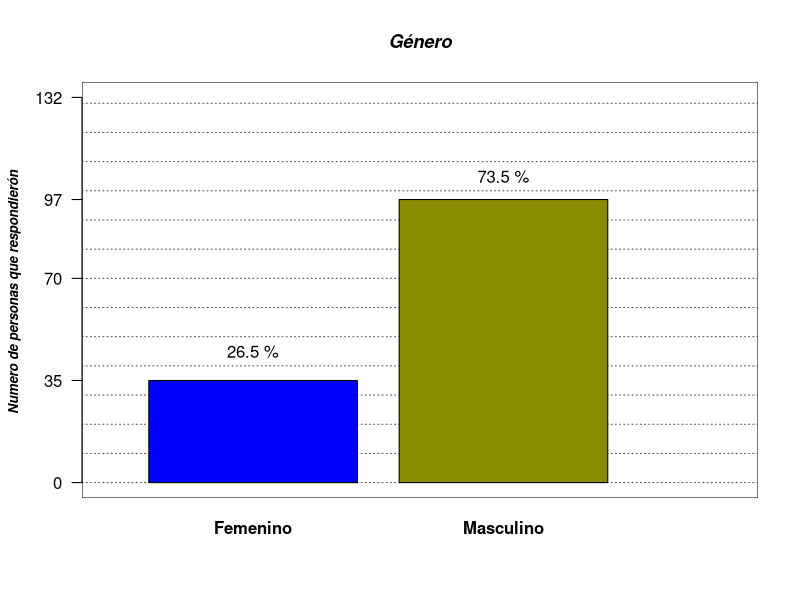
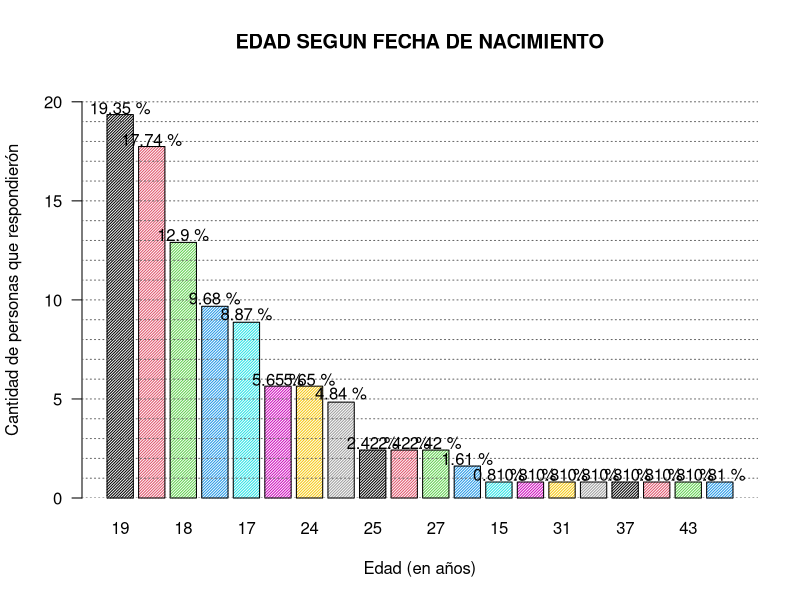
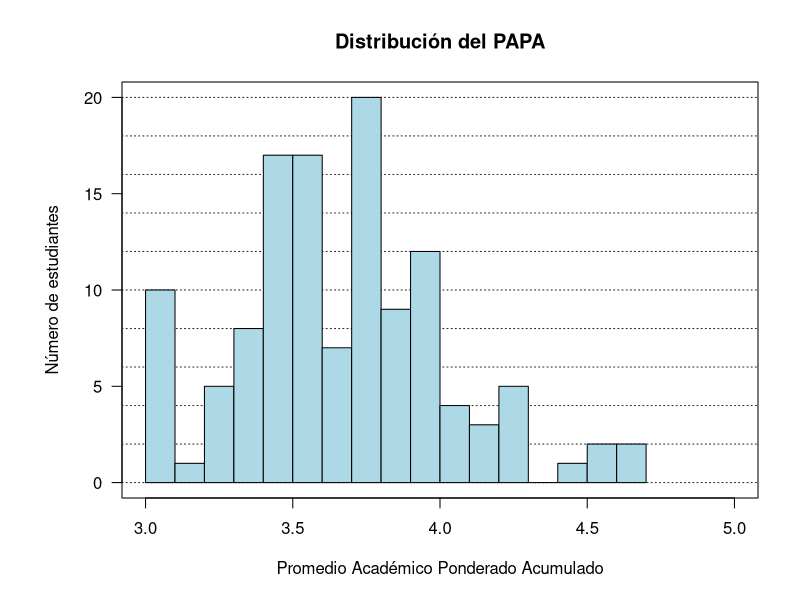
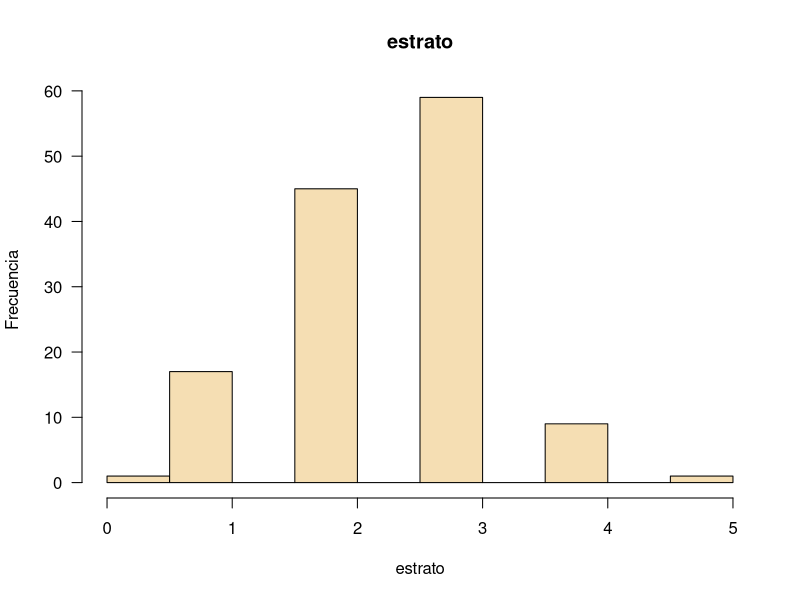
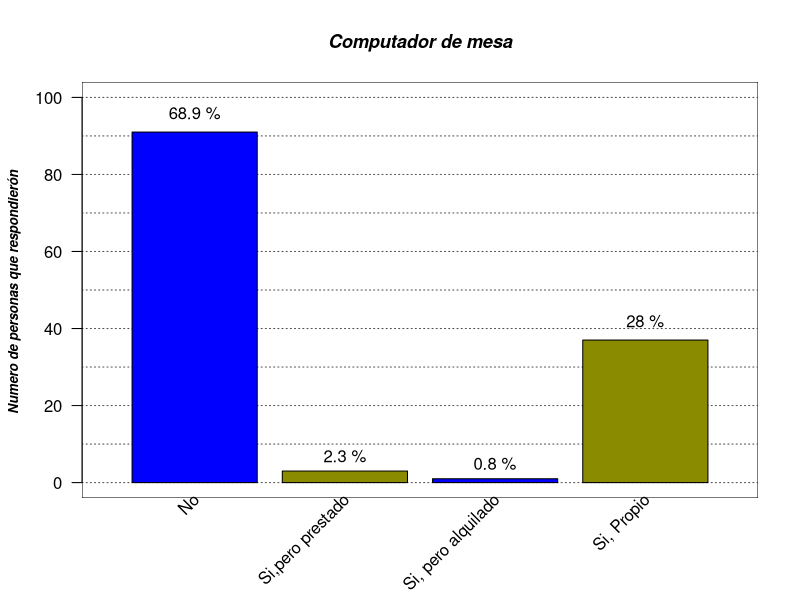
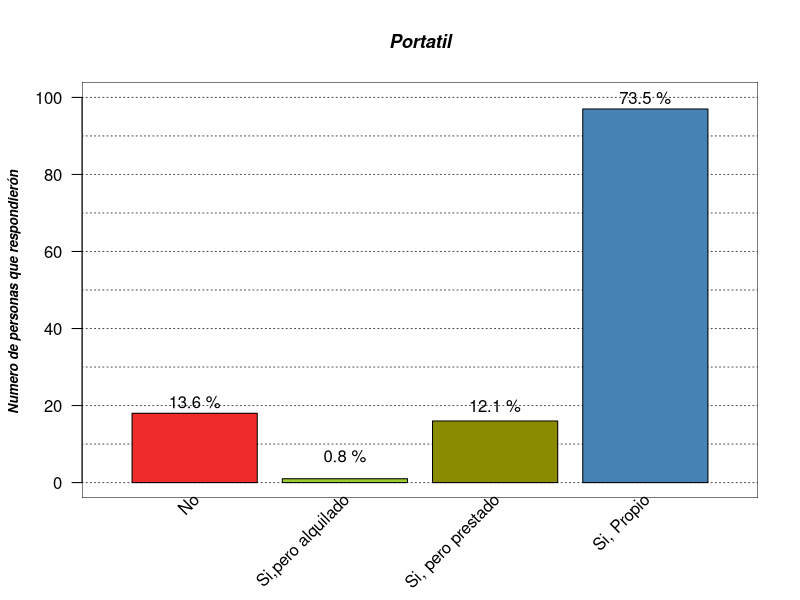
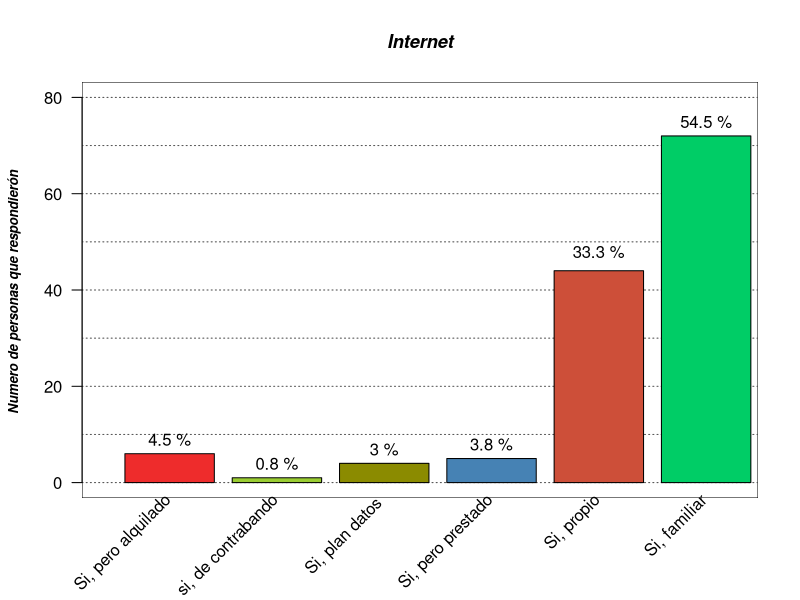
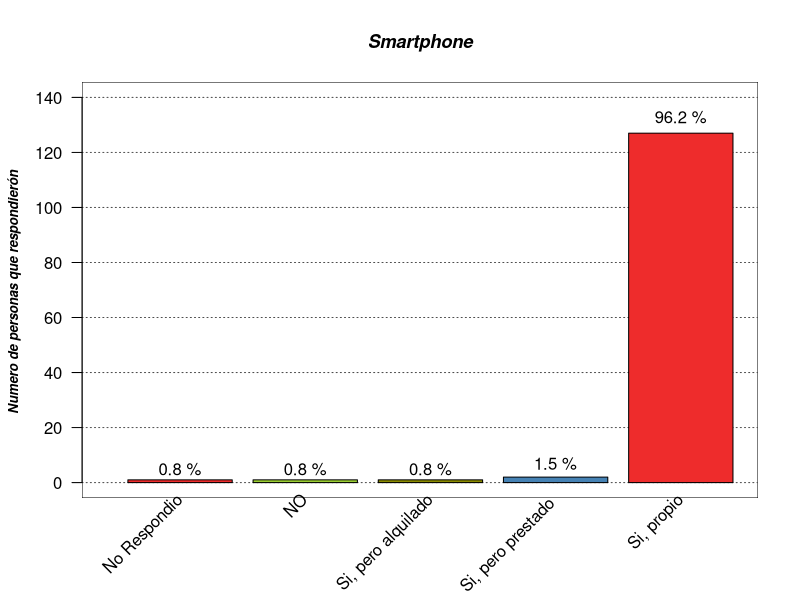

R code for these plots, in order: (Note: this script raises an error after producing the figures.)
## ---- chunk 1
knitr::opts_chunk$set(echo = FALSE,
                      message = FALSE,
                      warning = FALSE)
## ---- chunk 2
library(knitr)
library(ggplot2)
encuesta <- read.csv2("Encuesta_habitos_dep.csv", 
                       encoding = "UTF-8",
                      header = TRUE,
                       dec = ".")
## ---- chunk 3
parametros_anterior <- par(no.readonly = TRUE)
#grafica de variable genero

par(bg="white")
plot(seq(0,3, length.out = 132), seq(0,132, length.out = 132), type="n",
     main   = "Género",
     
     font.main = 4,
     font.lab  = 4,
     cex.main  = 1.1,
     cex.lab   = 0.8,
     cex.sub   = 0.8,
     axes      = FALSE,
     xlab      = " ",
     ylab      = "Numero de personas que respondierón ",
     
     )

rect(par("usr")[1],par("usr")[3],par("usr")[2],par("usr")[4],col="white")

abline(h   = seq(0,132,10), 
       col = rep("grey30",17), 
       lty = 3,
       
       )

#guardar los datos de la columna en una tabla
genero <- table(encuesta$genero)

#mostramos con barplot la tabla1
grafica_genero <- barplot(genero,
                col       = c("blue", "yellow4"),
                font.axis = 2,
                axes      = FALSE,
                add       = TRUE
                )
axis(2, at = c(0,35,70,97,132),las = 1)

text(grafica_genero,
     c(45,105),
     labels = paste(round((genero/sum(genero)*100),1),"%")
     )

par(parametros_anterior)
## ---- chunk 4
kable(genero,col.names = c("Genero","Cantidad de Respuestas"))
## ---- chunk 5
a1 <-table(encuesta$edad)
## ---- chunk 6
b1 <-a1/sum(a1) * 100
## ---- chunk 7
parametros_anterior <- par(no.readonly = TRUE)
colores <-c("#0c67da")
b1<- b1[order(b1, decreasing=TRUE)]
ht <- barplot(b1, 
        las = 1, 
        space = 0.2,
        main = "EDAD SEGUN FECHA DE NACIMIENTO",
        density = 50,
        ylab = "Cantidad de personas que respondierón",
        xlab = "Edad (en años)",
        ylim = c(0,21),
         col = 1:dim(b1))
abline(h = seq(0, 20,1 ), col= rep("grey40",8), lty = 3)
text(ht, c (19.70, 18.1, 13.3, 10.1, 9.3,6,6,5.3,2.8,2.8,2.8,2,1.2,1.2,1.2,1.2,1.2,1.2,1.2,1.2) , labels = paste(round(b1,2),"%"))

par(parametros_anterior)

## ---- chunk 8
kable(table(encuesta$edad),col.names = c("Edad","Número de Respuestas"))
## ---- chunk 9
param_ant <- par(no.readonly = TRUE)
par(mar = param_ant$mar + c(0, 2, 0, 0))
plot(c(3, 5), c(0, 20), type = "n", xlab = "", ylab = "",
     las = 1)
title(main = "Distribución del PAPA",
     xlab = "Promedio Académico Ponderado Acumulado",
     ylab = "Número de estudiantes")
abline(h = seq(0, 20, 2), col = "gray15", lty = 9)
hist(encuesta$PAPA, nclass = 20,
     col = "lightblue",
     add = TRUE)
par(param_ant)
## ---- chunk 10
papa <- as.numeric(encuesta$PAPA_depurado)
tabla_papa <- sort(table(papa), decreasing = TRUE)
j <- cbind(papa)
k <- summary(papa)
k

## ---- chunk 11
kable(table(encuesta$PAPA),col.names = c("PAPA","Frecuencia"))
## ---- chunk 12
estrato <- as.numeric(encuesta$estrato_depurado)
tabla_estrato <- sort(table(estrato), decreasing = TRUE)
parametros_anterior <- par(no.readonly = TRUE)

estrato_tabla <- table(encuesta$estrato_depurado)

par(bg = "white")

hist(estrato, main = "estrato",
     xlab = "estrato", ylab = "Frecuencia",
     border = "black",
     col = "wheat",
     las =1,
     xlim = c(0,5))

par(parametros_anterior)

## ---- chunk 13
j <- cbind(estrato)
k <- summary(estrato)
k
## ---- chunk 14
kable(estrato_tabla,col.names = c("Estrato","Respuestas"))
## ---- chunk 15
computador_Mesa <- table(encuesta$computador_mesa)
## ---- chunk 16
parametros_anterior <- par(no.readonly = TRUE)

par(bg="white")

plot(seq(0,10, length.out = 60), seq(0,6, length.out = 60), type="n",
     main   = "Computador de mesa",
     
     font.main = 4,
     font.lab  = 4,
     cex.main  = 1.1,
     cex.lab   = 0.8,
     cex.sub   = 0.8,
     axes      = FALSE,
     xlab      = " ",
     ylab      = "Numero de personas que respondierón ",
     xlim = c(0,5),
     ylim = c(0,100)
     )

rect(par("usr")[1],par("usr")[3],par("usr")[2],par("usr")[4],col="white")

abline(h   = seq(0,100,10), 
       col = rep("grey30",17), 
       lty = 3,
       
       )

Barras_computador <- barplot(computador_Mesa,
                col       = c("blue", "yellow4"),
                font.axis = 2,
                axes      = FALSE,
                add       = TRUE,
                xlim = c(0,5),
                names.arg = ""
                )
axis(2, at = c(),las = 1)

text(Barras_computador,
     c(96,7,5,42),
     labels = paste(round((computador_Mesa/sum(computador_Mesa)*100),1),"%")
     )

text(Barras_computador+0.1,
     par("usr")[3],0.4,
     labels = c("No","Si,pero prestado","Si, pero alquilado","Si, Propio"),
     srt = 45,
     pos = 2,
     xpd = TRUE)

par(parametros_anterior)
## ---- chunk 17
kable(computador_Mesa,col.names = c("Repuesta","Cantidad de Respuestas"))
## ---- chunk 18
Portatil <- table(encuesta$portatil)
## ---- chunk 19
parametros_anterior <- par(no.readonly = TRUE)
#Grafica variable portatil

par(bg = "white")
plot(seq(0,10, length.out = 60), seq(0,6, length.out = 60), type="n",
     main   = "Portatil",
     
     font.main = 4,
     font.lab  = 4,
     cex.main  = 1.1,
     cex.lab   = 0.8,
     cex.sub   = 0.8,
     axes      = FALSE,
     xlab      = " ",
     ylab      = "Numero de personas que respondierón ",
     xlim = c(0,5),
     ylim = c(0,100)
     )

rect(par("usr")[1],par("usr")[3],par("usr")[2],par("usr")[4],col="white")

abline(h   = seq(0,100,10), 
       col = rep("grey30",17), 
       lty = 3,
       
       )


Barras_Portatil <- barplot(Portatil,
                           col       = c("firebrick2", "olivedrab3", "yellow4", "steelblue"),
                font.axis = 2,
                axes      = FALSE,
                add       = TRUE,
                xlim = c(0,5),
                names.arg = ""
                )
axis(2, at = c(),las = 1)

text(Barras_Portatil,
     c(21,7,20,100),
     labels = paste(round((Portatil/sum(Portatil)*100),1),"%")
     )

text(Barras_Portatil+0.1,
     par("usr")[3],0.4,
     labels = c("No","Si,pero alquilado","Si, pero prestado","Si, Propio"),
     srt = 45,
     pos = 2,
     xpd = TRUE)

par(parametros_anterior)

## ---- chunk 20
kable(Portatil,col.names = c("Respuesta","Cantidad de respuestas"))
## ---- chunk 21
internet <- table(encuesta$internet)
## ---- chunk 22
parametros_anterior <- par(no.readonly = TRUE)
#Grafica variable internet

par(bg = "white")
plot(seq(0,10, length.out = 60), seq(0,6, length.out = 60), type="n",
     main   = "Internet",
     
     font.main = 4,
     font.lab  = 4,
     cex.main  = 1.1,
     cex.lab   = 0.8,
     cex.sub   = 0.8,
     axes      = FALSE,
     xlab      = " ",
     ylab      = "Numero de personas que respondierón ",
     xlim = c(0,7),
     ylim = c(0,80)
     )

rect(par("usr")[1],par("usr")[3],par("usr")[2],par("usr")[4],col="white")

abline(h   = seq(0,100,10), 
       col = rep("grey30",17), 
       lty = 3,
       
       )


Barras_internet <- barplot(internet,
                           col       = c("firebrick2", "olivedrab3", "yellow4", "steelblue", "tomato3", "springgreen3"),
                font.axis = 2,
                axes      = FALSE,
                add       = TRUE,
                xlim = c(0,5),
                names.arg = ""
                )
axis(2, at = c(),las = 1)

text(Barras_internet,
     c(9, 4, 7, 8, 48, 75),
     labels = paste(round((internet/sum(internet)*100),1),"%")
     )

text(Barras_internet+0.1,
     par("usr")[3],0.4,
     labels = c("Si, pero alquilado", "si, de contrabando","Si, plan datos ","Si, pero prestado", "Si, propio", "Si, familiar"),
     srt = 45,
     pos = 2,
     xpd = TRUE)

par(parametros_anterior)

## ---- chunk 23
kable(internet,col.names = c("Respuestas","Cantidad de respuestas"))
## ---- chunk 24
Smartphone <- table(encuesta$smartphone)
## ---- chunk 25
parametros_anterior <- par(no.readonly = TRUE)
#Grafica variable Smartphone

par(bg = "white")
plot(seq(0,10, length.out = 60), seq(0,6, length.out = 60), type="n",
     main   = "Smartphone",
     
     font.main = 4,
     font.lab  = 4,
     cex.main  = 1.1,
     cex.lab   = 0.8,
     cex.sub   = 0.8,
     axes      = FALSE,
     xlab      = " ",
     ylab      = "Numero de personas que respondierón ",
     xlim = c(0,6),
     ylim = c(0,140)
     )

rect(par("usr")[1],par("usr")[3],par("usr")[2],par("usr")[4],col="white")

abline(h   = seq(0,140,20), 
       col = rep("grey30",17), 
       lty = 3,
       
       )


Barras_smartphone <- barplot(Smartphone,
                           col       = c("firebrick2", "olivedrab3", "yellow4", "steelblue"),
                font.axis = 2,
                axes      = FALSE,
                add       = TRUE,
                xlim = c(0,5),
                names.arg = ""
                )
axis(2, at = c(),las = 1)

text(Barras_smartphone,
     c(5, 5, 5, 7, 133),
     labels = paste(round((Smartphone/sum(Smartphone)*100),1),"%")
     )

text(Barras_smartphone+0.1,
     par("usr")[3],0.4,
     labels = c("No Respondio", "NO", "Si, pero alquilado", "Si, pero prestado ","Si, propio"),
     srt = 45,
     pos = 2,
     xpd = TRUE)
par(parametros_anterior)

## ---- chunk 26
kable(Smartphone,col.names = c("Repsuesta","cantidad de respuestas"))
## ---- chunk 27
Estado_gov <- table(encuesta$estad_gov)
## ---- chunk 28
parametros_anterior <- par(no.readonly = TRUE)
#Grafica variable Estado gov

par(bg = "white")
plot(seq(0,10, length.out = 60), seq(0,6, length.out = 60), type="n",
     main   = "Estado Gov",
     
     font.main = 4,
     font.lab  = 4,
     cex.main  = 1.1,
     cex.lab   = 0.8,
     cex.sub   = 0.8,
     axes      = FALSE,
     xlab      = " ",
     ylab      = "Numero de personas que respondierón ",
     xlim = c(0,4),
     ylim = c(0,100)
     )

rect(par("usr")[1],par("usr")[3],par("usr")[2],par("usr")[4],col="white")

abline(h   = seq(0,100,10), 
       col = rep("grey30",17), 
       lty = 3,
       
       )

Barras_Estado <- barplot(Estado_gov,
                           col = c("olivedrab3", "yellow4"),
                font.axis = 2,
                axes      = FALSE,
                add       = TRUE,
                xlim = c(0,5),
                names.arg = ""
                )
axis(2, at = c(),las = 1)

text(Barras_Estado,
     c(5, 5),
     labels = paste(round((Estado_gov/sum(Estado_gov)*100),1),"%")
     )

text(Barras_Estado+0.1,
     par("usr")[3],0.4,
     labels = c("No", "No respindio", "si"),
     srt = 45,
     pos = 2,
     xpd = TRUE)

par(parametros_anterior)

## ---- chunk 29
kable(Estado_gov,col.names = c("Respuesta","Número de Respuestas"))
## ---- chunk 30
Origen_depurado <- with(encuesta, c(Origen1, Origen2, Origen3))
origen <- sort(table(Origen_depurado), decreasing = TRUE)
## ---- chunk 31
#Grafica variable Origen covid 19

parametros_anterior <- par(no.readonly = TRUE)

par(bg = "white")
plot(seq(0,10, length.out = 60), seq(0,6, length.out = 60), type="n",
     main   = "Origen covid 19",
     
     font.main = 4,
     font.lab  = 4,
     cex.main  = 1.1,
     cex.lab   = 0.8,
     cex.sub   = 0.8,
     axes      = FALSE,
     xlab      = " ",
     ylab      = "Numero de personas que respondierón ",
     xlim = c(0,6),
     ylim = c(0,80)
     )

rect(par("usr")[1],par("usr")[3],par("usr")[2],par("usr")[4],col="white")

abline(h   = seq(0,80,10), 
       col = rep("grey30",17), 
       lty = 3
       )

Barras_origen <- barplot(origen,
                           col = c("turquoise2", "violet", "lawngreen", "lightpink1", "orange"),
                font.axis = 2,
                axes      = FALSE,
                add       = TRUE,
                xlim = c(0,5),
                names.arg = ""
                )
axis(2, at = c(),las = 1)

text(Barras_origen,
     c(77, 50, 18, 11, 6),
     labels = paste(round((origen/sum(origen)*100),1),"%")
     )

text(Barras_origen+0.1,
     par("usr")[3],0.4,
     labels = "",
     srt = 45,
     pos = 2,
     xpd = TRUE)

legend(Barras_origen[2, 1] +1 , 80, legend = c("Fue un resultado de pasar el virus 
de animales a los humanos ",
" Fue fabricado en un laboratorio ", 
"No respondio",
"Es una conspiración",
"No es real, es un pretexto de
los gobiernos del mundo"),
       col = c("turquoise2", "violet", "lawngreen", "lightpink1", "orange"),
       pch = 17)

par(parametros_anterior)
## ---- chunk 32
kable(origen,col.names = c("Origen","Respuestas"))
## ---- chunk 33
combinar<- with(encuesta, c(habito_1,habito_2,habito_3,habito_4
                          ,habito_5,habito_6,habito_7,habito_8,habito_9
                          ,habito_10,habito_11,habito_12,habito_13,habito_14
                          ,habito_15,habito_16,habito_17))

tabla <- sort(table(combinar))
par(mar=c(4,23.9,1,1))
graficaber <-barplot(tabla, las = 2, cex.names = 0.7,cex.axis = 1,horiz = TRUE,xlim = c(0,130),
                     col = c("cyan","darkred","blue","yellow","violet","tomato"))

text(c(25,34,35,44,50,55,55,60,60,68,68,70,78,80,85,85,91,93,105,108,113)+1,graficaber,
     labels = paste(round(tabla/sum(tabla)*100,2),"%")
     )


## ---- chunk 34
kable(tabla,col.names = c("Habito","Número de respuestas"))
## ---- chunk 35
tabla9<- sort(table(encuesta$aleatorio))
grafica9<-barplot(tabla9,las=2,col = c("cyan","darkred","blue","yellow","violet","tomato"),ylim = c(0,40))

text(grafica9,
     c(3,8,10,10,11,12,12,15,16,21,36),
     labels = paste(round((tabla9/sum(tabla9)*100),1),"%")
     )
## ---- chunk 36
kable(tabla9,col.names = c("Valor Aleatorio","Frecuencia"))
## ---- chunk 37
ggplot(encuesta, aes(PAPA, genero,col = genero)) +
  geom_point(size = 2) +
  geom_smooth(se = FALSE)
## ---- chunk 38
ggplot(encuesta ,aes(x=edad,y=PAPA,col=PAPA))+
  geom_point(size = 2)+theme(axis.text.x = element_text(angle = 90, hjust = 1))

## ---- chunk 39
ggplot(encuesta, aes(PAPA, Carrera_depurada,col = Carrera_depurada)) +
  geom_point(size = 2) +
  geom_smooth(se = FALSE)
## ---- chunk 40
ggplot(encuesta, aes(PAPA, estrato,col = PAPA)) +
  geom_point(size = 2) +
  geom_smooth(se = FALSE)
## ---- chunk 41
Computador_mesa1 <- tapply(encuesta$PAPA_depurado, encuesta$computador_mesa, mean, na.rm = TRUE)
## ---- chunk 42
parametros_anterior <- par(no.readonly = TRUE)

par(mar = parametros_anterior$mar + c(16, 10, 0, 0),
    las = 2,
    xaxt = "n",
    yaxt = "n")

with(encuesta, boxplot(PAPA_depurado ~ computador_mesa,
                       xlab = "",
                       notch = TRUE,
                       varwidth = TRUE,
                       col = c("red", "green", "yellow", "orange")))
     

title(main = "PAPA con computador de mesa ")

text(1:length(Computador_mesa1),
     par("usr")[3] - 0.2,
     labels = names(Computador_mesa1),
     srt = 45,
     pos = 2,
     xpd = TRUE)

text(par("usr")[1] - 0.4,
     seq(3, max(encuesta$PAPA_depurado, na.rm = TRUE), 
         0.2),
     labels = formatC(seq(3, max(encuesta$PAPA_depurado, na.rm = TRUE), 0.2),
                      digits = 1,
                      width = 3,
                      format = "f",
                      flag = "0"),
     xpd = TRUE)

axis(side = 2, 
     at = seq(3, max(encuesta$PAPA_depurado, na.rm = TRUE), 0.2))

mtext("computador de mesa", 
      las = 1, 
      side = 1, line = 8)
abline(h = mean(encuesta$PAPA_depurado, na.rm = TRUE),
       col = "blue")

par(parametros_anterior)
## ---- chunk 43
portatil1 <- tapply(encuesta$PAPA_depurado, encuesta$portatil, mean, na.rm = TRUE)
## ---- chunk 44
parametros_anterior <- par(no.readonly = TRUE)

par(mar = parametros_anterior$mar + c(16, 10, 0, 0),
    las = 2,
    xaxt = "n",
    yaxt = "n")

with(encuesta, boxplot(PAPA_depurado ~ portatil,
                       xlab = "",
                       notch = TRUE,
                       varwidth = TRUE,
                       col = c("red", "green", "yellow", "orange")))
     

title(main = "PAPA con la variable Portatil")

text(1:length(portatil1),
     par("usr")[3] - 0.2,
     labels = names(portatil1),
     srt = 45,
     pos = 2,
     xpd = TRUE)

text(par("usr")[1] - 0.4,
     seq(3, max(encuesta$PAPA_depurado, na.rm = TRUE), 
         0.2),
     labels = formatC(seq(3, max(encuesta$PAPA_depurado, na.rm = TRUE), 0.2),
                      digits = 1,
                      width = 3,
                      format = "f",
                      flag = "0"),
     xpd = TRUE)

axis(side = 2, 
     at = seq(3, max(encuesta$PAPA_depurado, na.rm = TRUE), 0.2))

mtext("portatil", 
      las = 1, 
      side = 1, line = 8)
abline(h = mean(encuesta$PAPA_depurado, na.rm = TRUE),
       col = "blue")

par(parametros_anterior)
## ---- chunk 45
Internet1 <- tapply(encuesta$PAPA_depurado, encuesta$internet, mean, na.rm = TRUE)
## ---- chunk 46
parametros_anterior <- par(no.readonly = TRUE)

par(mar = parametros_anterior$mar + c(16, 10, 0, 0),
    las = 2,
    xaxt = "n",
    yaxt = "n")

with(encuesta, boxplot(PAPA_depurado ~ internet,
                       xlab = "",
                       notch = TRUE,
                       varwidth = TRUE,
                       col = c("red", "green", "yellow", "orange")))
     

title(main = "PAPA con la variable internet")

text(1:length(Internet1),
     par("usr")[3] - 0.2,
     labels = names(Internet1),
     srt = 45,
     pos = 2,
     xpd = TRUE)

text(par("usr")[1] - 0.4,
     seq(3, max(encuesta$PAPA_depurado, na.rm = TRUE), 
         0.2),
     labels = formatC(seq(3, max(encuesta$PAPA_depurado, na.rm = TRUE), 0.2),
                      digits = 1,
                      width = 3,
                      format = "f",
                      flag = "0"),
     xpd = TRUE)

axis(side = 2, 
     at = seq(3, max(encuesta$PAPA_depurado, na.rm = TRUE), 0.2))

mtext("INTERNET", 
      las = 1, 
      side = 1, line = 8)
abline(h = mean(encuesta$PAPA_depurado, na.rm = TRUE),
       col = "blue")

par(parametros_anterior)
## ---- chunk 47
smartphone1 <- tapply(encuesta$PAPA_depurado, encuesta$smartphone, mean, na.rm = TRUE)
## ---- chunk 48
parametros_anterior <- par(no.readonly = TRUE)

par(mar = parametros_anterior$mar + c(16, 10, 0, 0),
    las = 2,
    xaxt = "n",
    yaxt = "n")

with(encuesta, boxplot(PAPA_depurado ~ smartphone,
                       xlab = "",
                       notch = TRUE,
                       varwidth = TRUE,
                       col = c("red", "green", "yellow", "orange")))
     

title(main = "PAPA la variable smartphone ")

text(1:length(smartphone1),
     par("usr")[3] - 0.2,
     labels = names(smartphone1),
     srt = 45,
     pos = 2,
     xpd = TRUE)

text(par("usr")[1] - 0.4,
     seq(3, max(encuesta$PAPA_depurado, na.rm = TRUE), 
         0.2),
     labels = formatC(seq(3, max(encuesta$PAPA_depurado, na.rm = TRUE), 0.2),
                      digits = 1,
                      width = 3,
                      format = "f",
                      flag = "0"),
     xpd = TRUE)

axis(side = 2, 
     at = seq(3, max(encuesta$PAPA_depurado, na.rm = TRUE), 0.2))

mtext("smartphone", 
      las = 1, 
      side = 1, line = 8)
abline(h = mean(encuesta$PAPA_depurado, na.rm = TRUE),
       col = "blue")

par(parametros_anterior)
